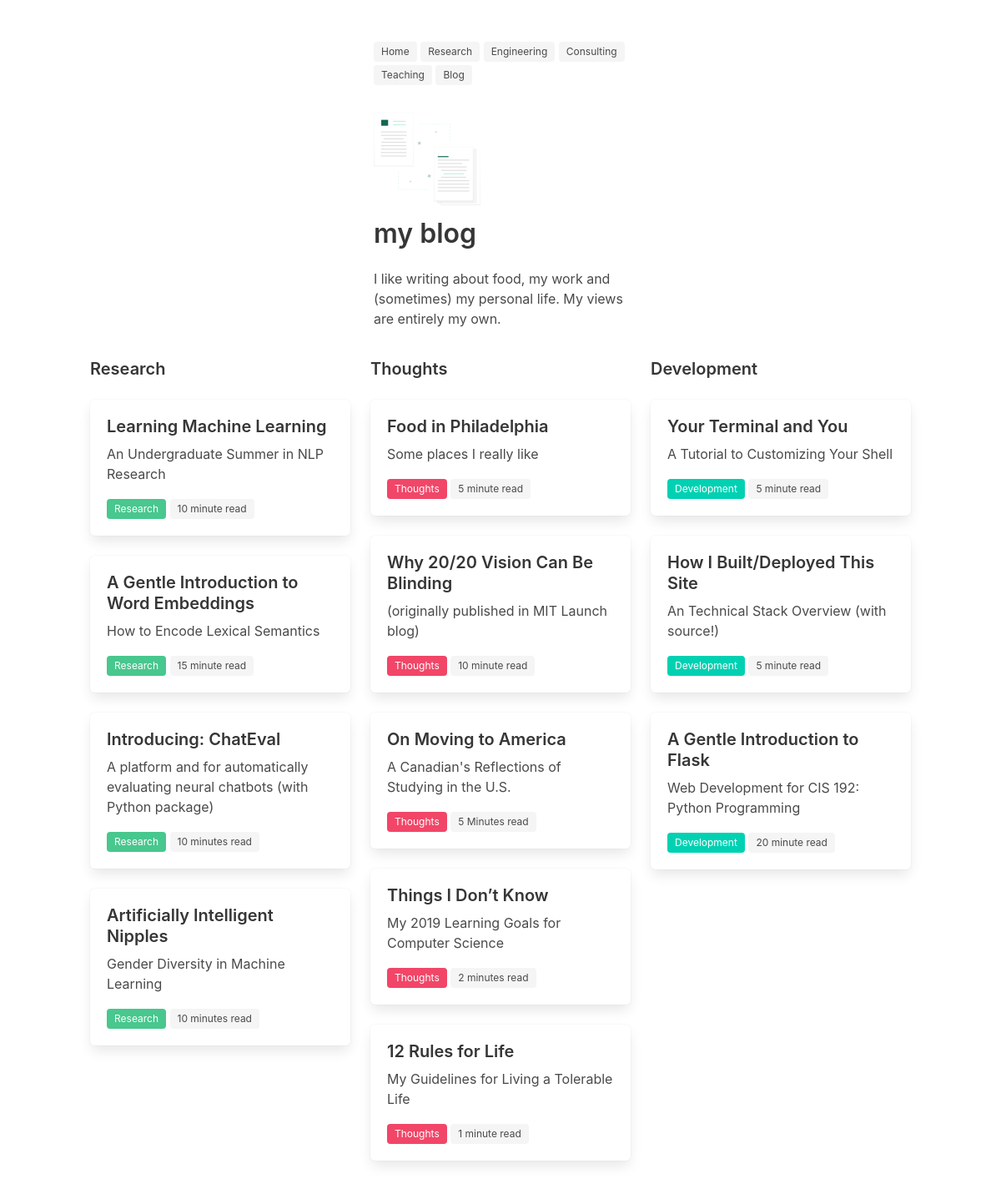
/blog/, run on an earlier commit of the app's database.
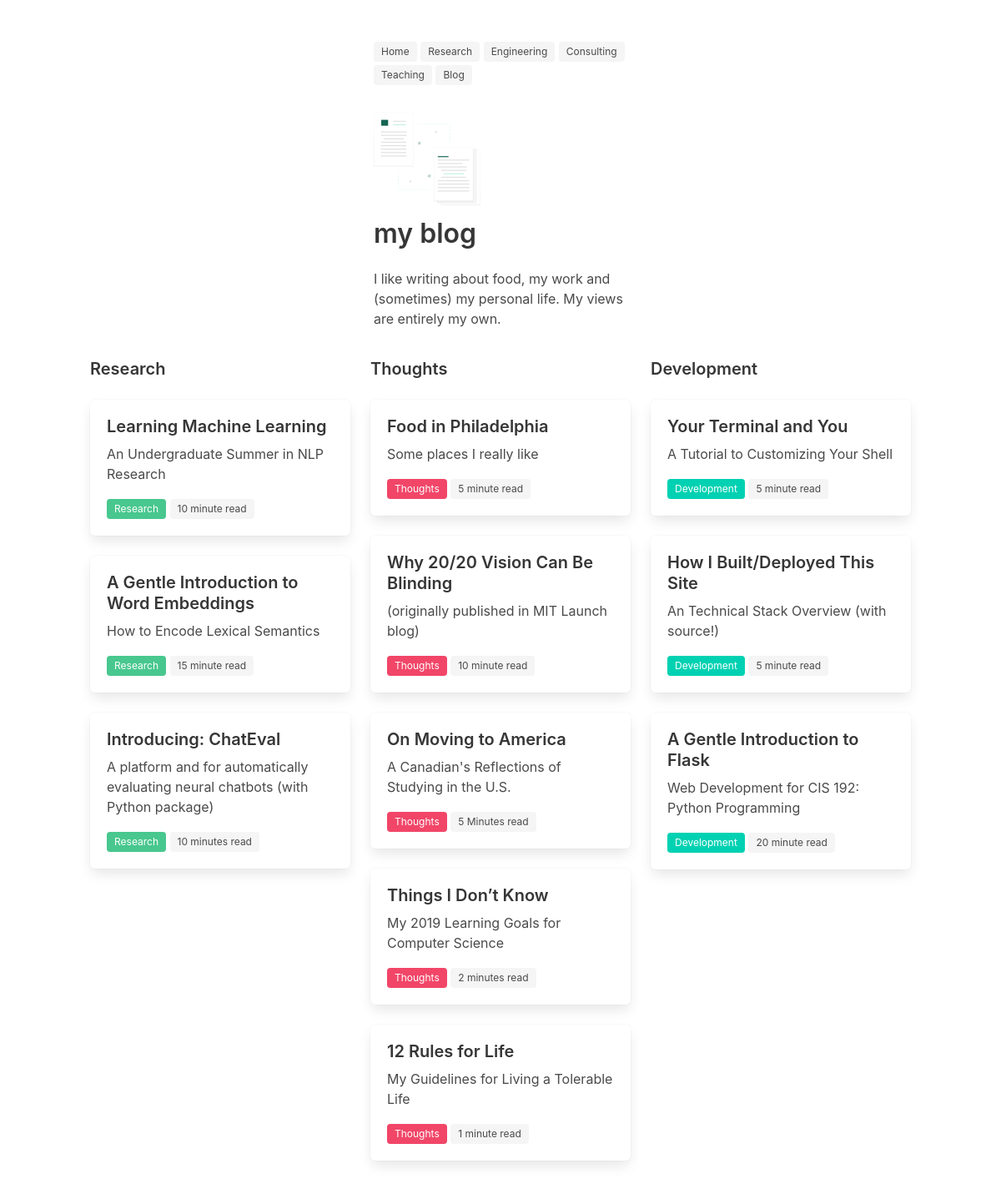
And on a later commit of the database.
### blog/models.py (models this page shows, shortened)
class Category(models.Model):
    name = models.CharField(max_length=100)
    bulma_color = models.CharField(max_length=50, null=True, blank=True)
    class Meta:
        db_table = 'Category'

class Post(models.Model):
    id = models.CharField(max_length=50, primary_key=True)
    title = models.CharField(max_length=100)
    subtitle = models.CharField(max_length=100)
    length = models.CharField(max_length=100)
    body = models.TextField()
    category = models.ForeignKey(Category, on_delete=models.DO_NOTHING)
    recommended = models.BooleanField(default=False)
    class Meta:
        db_table = 'Post'

### blog/views.py (the view)
# urls.py: path('blog/', blog, name='blog'),
def blog(request):
    sections = list()
    categories = Category.objects.all()
    for category in categories:
        posts = Post.objects.filter(category=category)
        sections.append({"posts": posts, "category": category})
    sections.reverse()
    return render(request, 'blog.html', {'sections': sections, 'categories': categories, 'select': False})

### about/templates/blog.html (shortened to what this page needs)
{% extends 'base.html' %}
{% load static %}
{% block content %}
  <section class="section" style="padding-top: 0rem">
    <div class="container">
      <div class="columns">
        <div class="column is-one-fourth"> </div>
        <div class="column">
          <figure class="image is-128x128">
            <img src="{% static 'img/papers.svg' %}">
          </figure>
            <h1 class="title"> my blog </h1>
            <p>I like writing about food, my work and (sometimes)
              my personal life. My views are entirely my own.</p>
        </div>
        <div class="column is-one-fourth"> </div>
      </div>
    </div>
  </section>
  <section>
    <div class="container">
      <div class="columns">
            <div class="columns is-multiline">
                {% for section in sections %}
                <div class="column is-one-third">
                  <p class="subtitle"><strong>{{section.category.name}}</strong></p>
                  {% for post in section.posts %}
                  <a href="/post/{{post.id}}" >
                    <div class="box">
                      <article class="media">
                        <div class="media-content">
                          <div class="content">
                              <p style="margin-bottom: 0.5rem" class="subtitle"> <strong> {{ post.title }} </strong> </p>
                              <p> {{ post.subtitle }} </p>
                              <span class="tag is-{{ post.category.bulma_color }}"> {{ post.category.name }} </span>
                              <span class="tag is-light"> {{ post.length }} read </span> <br>
                          </div>
                        </div>
                      </article>
                    </div>
                  </a>
                  <br />
                  {% endfor %}
                </div>
                <br>
                {% endfor %}
              </div>
        </div>
      </div>
  </section>
{% endblock %}

### about/templates/base.html (shortened to what this page needs)
{% load static %}
<!DOCTYPE html>
<html>
  <head>
    <link rel="stylesheet" href="https://cdnjs.cloudflare.com/ajax/libs/bulma/0.6.2/css/bulma.min.css">
    <link rel="stylesheet" href="{% static 'style.css' %}">
  </head>
  <body>
    <section class="section" style="padding-bottom: 2rem">
        <div class="container">
          <div class="columns">
            <div class="column is-one-fourth"> </div>
            <div class="column">
              <nav>
                <a href="/"> <span style="margin-top:0.1rem" class="tag is-light"> Home </span> </a>
                <a href="/research"> <span class="tag is-light"> Research </span> </a>
                <a href="/projects"> <span class="tag is-light"> Engineering </span> </a>
                <a href="/consulting"> <span class="tag is-light"> Consulting </span> </a>
                <a href="/teaching"> <span style="margin-top: 0.25rem" class="tag is-light"> Teaching </span> </a>
                <a href="/blog"> <span class="tag is-light"> Blog </span> </a>
              </nav>
            </div>
            <div class="column is-one-fourth"> </div>
          </div>
        </div>
      </section>
    {% block content %}
    {% endblock %}
  </body>
</html>

### about/static/style.css (style rules this page uses)
h1 { font-family: 'Avenir', !important; }

What changed in the data, as far as the page shows it:
removed Post: title "Artificially Intelligent Nipples", subtitle "Gender Diversity in Machine Learning", category.name "Research", length "10 minutes", shown under Category "Research"
